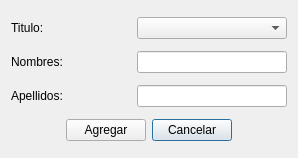
<?xml version="1.0" encoding="UTF-8"?>
<ui version="4.0">
 <class>EncuestadorPickForm</class>
 <widget class="QDialog" name="EncuestadorPickForm">
  <property name="windowModality">
   <enum>Qt::ApplicationModal</enum>
  </property>
  <property name="geometry">
   <rect>
    <x>0</x>
    <y>0</y>
    <width>298</width>
    <height>158</height>
   </rect>
  </property>
  <property name="sizePolicy">
   <sizepolicy hsizetype="Fixed" vsizetype="Fixed">
    <horstretch>0</horstretch>
    <verstretch>0</verstretch>
   </sizepolicy>
  </property>
  <property name="maximumSize">
   <size>
    <width>298</width>
    <height>158</height>
   </size>
  </property>
  <property name="windowTitle">
   <string>Nuevo Encuestador</string>
  </property>
  <property name="modal">
   <bool>true</bool>
  </property>
  <layout class="QGridLayout" name="gridLayout">
   <item row="0" column="0">
    <widget class="QLabel" name="tituloLbl">
     <property name="text">
      <string>Titulo:</string>
     </property>
     <property name="buddy">
      <cstring>tituloCmb</cstring>
     </property>
    </widget>
   </item>
   <item row="0" column="1">
    <widget class="QComboBox" name="tituloCmb"/>
   </item>
   <item row="1" column="0">
    <widget class="QLabel" name="nombreLbl">
     <property name="text">
      <string>Nombres:</string>
     </property>
     <property name="buddy">
      <cstring>nombreEdit</cstring>
     </property>
    </widget>
   </item>
   <item row="1" column="1">
    <widget class="QLineEdit" name="nombreEdit">
     <property name="minimumSize">
      <size>
       <width>150</width>
       <height>0</height>
      </size>
     </property>
     <property name="maximumSize">
      <size>
       <width>150</width>
       <height>16777215</height>
      </size>
     </property>
    </widget>
   </item>
   <item row="2" column="0">
    <widget class="QLabel" name="apellidoLbl">
     <property name="text">
      <string>Apellidos:</string>
     </property>
     <property name="buddy">
      <cstring>apellidoEdit</cstring>
     </property>
    </widget>
   </item>
   <item row="2" column="1">
    <widget class="QLineEdit" name="apellidoEdit">
     <property name="minimumSize">
      <size>
       <width>150</width>
       <height>0</height>
      </size>
     </property>
     <property name="maximumSize">
      <size>
       <width>150</width>
       <height>16777215</height>
      </size>
     </property>
    </widget>
   </item>
   <item row="3" column="0" colspan="2">
    <layout class="QHBoxLayout" name="horizontalLayout">
     <item>
      <spacer name="horizontalSpacer">
       <property name="orientation">
        <enum>Qt::Horizontal</enum>
       </property>
       <property name="sizeHint" stdset="0">
        <size>
         <width>40</width>
         <height>20</height>
        </size>
       </property>
      </spacer>
     </item>
     <item>
      <widget class="QPushButton" name="agregarButton">
       <property name="text">
        <string>Agregar</string>
       </property>
       <property name="icon">
        <iconset resource="../centrohistorico.qrc">
         <normaloff>:/icons/agregar.png</normaloff>:/icons/agregar.png</iconset>
       </property>
       <property name="autoDefault">
        <bool>false</bool>
       </property>
      </widget>
     </item>
     <item>
      <widget class="QPushButton" name="cancelarButton">
       <property name="text">
        <string>Cancelar</string>
       </property>
       <property name="icon">
        <iconset resource="../centrohistorico.qrc">
         <normaloff>:/icons/close.png</normaloff>:/icons/close.png</iconset>
       </property>
       <property name="autoDefault">
        <bool>false</bool>
       </property>
       <property name="default">
        <bool>true</bool>
       </property>
      </widget>
     </item>
     <item>
      <spacer name="horizontalSpacer_2">
       <property name="orientation">
        <enum>Qt::Horizontal</enum>
       </property>
       <property name="sizeHint" stdset="0">
        <size>
         <width>40</width>
         <height>20</height>
        </size>
       </property>
      </spacer>
     </item>
    </layout>
   </item>
  </layout>
 </widget>
 <resources>
  <include location="../centrohistorico.qrc"/>
 </resources>
 <connections>
  <connection>
   <sender>agregarButton</sender>
   <signal>clicked()</signal>
   <receiver>EncuestadorPickForm</receiver>
   <slot>submit()</slot>
   <hints>
    <hint type="sourcelabel">
     <x>96</x>
     <y>126</y>
    </hint>
    <hint type="destinationlabel">
     <x>148</x>
     <y>78</y>
    </hint>
   </hints>
  </connection>
  <connection>
   <sender>cancelarButton</sender>
   <signal>clicked()</signal>
   <receiver>EncuestadorPickForm</receiver>
   <slot>revert()</slot>
   <hints>
    <hint type="sourcelabel">
     <x>196</x>
     <y>126</y>
    </hint>
    <hint type="destinationlabel">
     <x>148</x>
     <y>78</y>
    </hint>
   </hints>
  </connection>
 </connections>
 <slots>
  <slot>submit()</slot>
  <slot>revert()</slot>
 </slots>
</ui>
